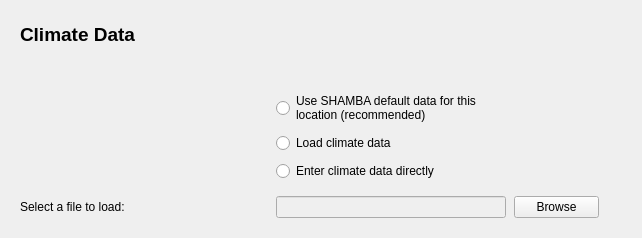
     <widget class="QWidget" name="climatePage">
      <layout class="QVBoxLayout" name="verticalLayout_31">
       <item>
        <widget class="QWidget" name="climateWidget" native="true">
         <property name="sizePolicy">
          <sizepolicy hsizetype="MinimumExpanding" vsizetype="MinimumExpanding">
           <horstretch>0</horstretch>
           <verstretch>0</verstretch>
          </sizepolicy>
         </property>
         <property name="minimumSize">
          <size>
           <width>620</width>
           <height>150</height>
          </size>
         </property>
         <property name="maximumSize">
          <size>
           <width>16777215</width>
           <height>16777215</height>
          </size>
         </property>
         <layout class="QGridLayout" name="gridLayout_19">
          <item row="0" column="0">
           <widget class="QLabel" name="label_16">
            <property name="sizePolicy">
             <sizepolicy hsizetype="Preferred" vsizetype="Fixed">
              <horstretch>0</horstretch>
              <verstretch>0</verstretch>
             </sizepolicy>
            </property>
            <property name="minimumSize">
             <size>
              <width>0</width>
              <height>30</height>
             </size>
            </property>
            <property name="maximumSize">
             <size>
              <width>16777215</width>
              <height>30</height>
             </size>
            </property>
            <property name="text">
             <string>&lt;!DOCTYPE HTML PUBLIC &quot;-//W3C//DTD HTML 4.0//EN&quot; &quot;http://www.w3.org/TR/REC-html40/strict.dtd&quot;&gt;
&lt;html&gt;&lt;head&gt;&lt;meta name=&quot;qrichtext&quot; content=&quot;1&quot; /&gt;&lt;style type=&quot;text/css&quot;&gt;
p, li { white-space: pre-wrap; }
&lt;/style&gt;&lt;/head&gt;&lt;body style=&quot; font-family:'Sans'; font-size:10pt; font-weight:400; font-style:normal;&quot;&gt;
&lt;p style=&quot; margin-top:0px; margin-bottom:0px; margin-left:0px; margin-right:0px; -qt-block-indent:0; text-indent:0px;&quot;&gt;&lt;span style=&quot; font-size:14pt; font-weight:600;&quot;&gt;Climate Data&lt;/span&gt;&lt;/p&gt;&lt;/body&gt;&lt;/html&gt;</string>
            </property>
           </widget>
          </item>
          <item row="1" column="0">
           <layout class="QFormLayout" name="formLayout_11">
            <property name="fieldGrowthPolicy">
             <enum>QFormLayout::AllNonFixedFieldsGrow</enum>
            </property>
            <property name="verticalSpacing">
             <number>15</number>
            </property>
            <item row="0" column="0">
             <spacer name="horizontalSpacer_2">
              <property name="orientation">
               <enum>Qt::Horizontal</enum>
              </property>
              <property name="sizeType">
               <enum>QSizePolicy::Fixed</enum>
              </property>
              <property name="sizeHint" stdset="0">
               <size>
                <width>250</width>
                <height>20</height>
               </size>
              </property>
             </spacer>
            </item>
            <item row="1" column="1">
             <layout class="QVBoxLayout" name="verticalLayout_22">
              <property name="spacing">
               <number>8</number>
              </property>
              <item>
               <widget class="QRadioButton" name="climFromCRU">
                <property name="sizePolicy">
                 <sizepolicy hsizetype="Fixed" vsizetype="Fixed">
                  <horstretch>0</horstretch>
                  <verstretch>0</verstretch>
                 </sizepolicy>
                </property>
                <property name="text">
                 <string>Use SHAMBA default data for this
location (recommended)</string>
                </property>
               </widget>
              </item>
              <item>
               <widget class="QRadioButton" name="climFromCsv">
                <property name="enabled">
                 <bool>true</bool>
                </property>
                <property name="sizePolicy">
                 <sizepolicy hsizetype="Fixed" vsizetype="Fixed">
                  <horstretch>0</horstretch>
                  <verstretch>0</verstretch>
                 </sizepolicy>
                </property>
                <property name="text">
                 <string>Load climate data</string>
                </property>
               </widget>
              </item>
              <item>
               <widget class="QRadioButton" name="climFromCustom">
                <property name="sizePolicy">
                 <sizepolicy hsizetype="Fixed" vsizetype="Fixed">
                  <horstretch>0</horstretch>
                  <verstretch>0</verstretch>
                 </sizepolicy>
                </property>
                <property name="text">
                 <string>Enter climate data directly</string>
                </property>
               </widget>
              </item>
             </layout>
            </item>
            <item row="2" column="0">
             <widget class="QLabel" name="climCsvLabel">
              <property name="text">
               <string>Select a file to load:</string>
              </property>
             </widget>
            </item>
            <item row="2" column="1">
             <layout class="QHBoxLayout" name="horizontalLayout">
              <property name="spacing">
               <number>8</number>
              </property>
              <item>
               <widget class="QLineEdit" name="climCsvBrowseBox">
                <property name="enabled">
                 <bool>false</bool>
                </property>
                <property name="sizePolicy">
                 <sizepolicy hsizetype="Fixed" vsizetype="Fixed">
                  <horstretch>0</horstretch>
                  <verstretch>0</verstretch>
                 </sizepolicy>
                </property>
                <property name="minimumSize">
                 <size>
                  <width>230</width>
                  <height>0</height>
                 </size>
                </property>
                <property name="maximumSize">
                 <size>
                  <width>230</width>
                  <height>16777215</height>
                 </size>
                </property>
                <property name="maxLength">
                 <number>1000</number>
                </property>
               </widget>
              </item>
              <item>
               <widget class="QPushButton" name="climCsvBrowseButton">
                <property name="sizePolicy">
                 <sizepolicy hsizetype="Fixed" vsizetype="Fixed">
                  <horstretch>0</horstretch>
                  <verstretch>0</verstretch>
                 </sizepolicy>
                </property>
                <property name="minimumSize">
                 <size>
                  <width>85</width>
                  <height>0</height>
                 </size>
                </property>
                <property name="maximumSize">
                 <size>
                  <width>85</width>
                  <height>16777215</height>
                 </size>
                </property>
                <property name="text">
                 <string>Browse</string>
                </property>
               </widget>
              </item>
             </layout>
            </item>
           </layout>
          </item>
         </layout>
        </widget>
       </item>
      </layout>
     </widget>
